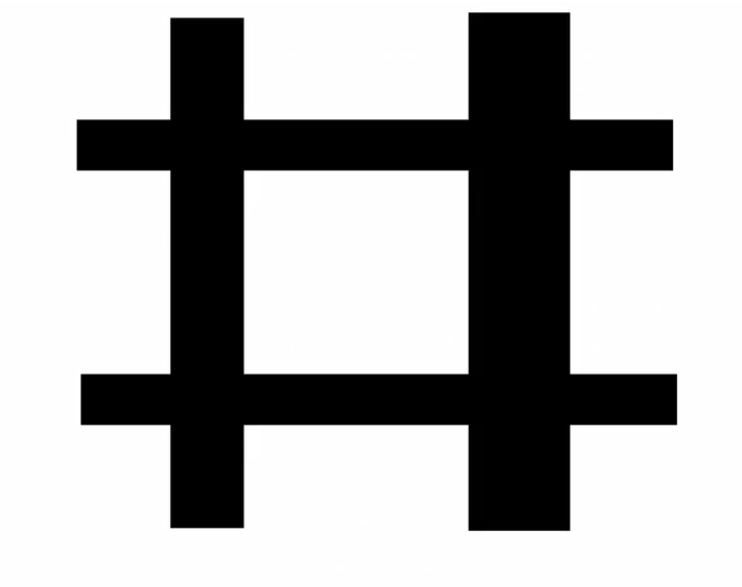
#> input picture pictures/scharr.bmp, 742 x 587 px, found by its file name
$ python test_24.py   (older library calls are emulated)
#> lines starting #> are read from the running program, lines starting #| are printed output that depends on the picture
'''
scharr算子
使用3*3 sobel算子可能不太精准，scharr算子效果会更好。
与sobel算子计算速度相同，不同的只是系数不同
是sobel算子的改进
dst = cv2.Scharr(src,ddepth,dx,dy)
满足条件: dx>=0 && dy>=0 && dx+dy==1
    一般 dst = cv2.Scharr(src,cv2.CV_64F,dx,dy)
         dst = cv2.convertScaleAbs(dst)
等价于
dst = cv2.Sobel(src,ddpeth,dx,dy,-1)    #改进sobel算子

卷积核
-3  0  3        -3  -10  -3
-10 0 10         0   0   0
-3  0  3         3  10   3
'''
import cv2 as cv
import numpy as np
o = cv.imread('scharr.bmp')
#> o is the input picture: shape (587, 742, 3); mean B, G, R 176.5, 176.5, 176.5

scharrx = cv.Scharr(o,cv.CV_64F,1,0)
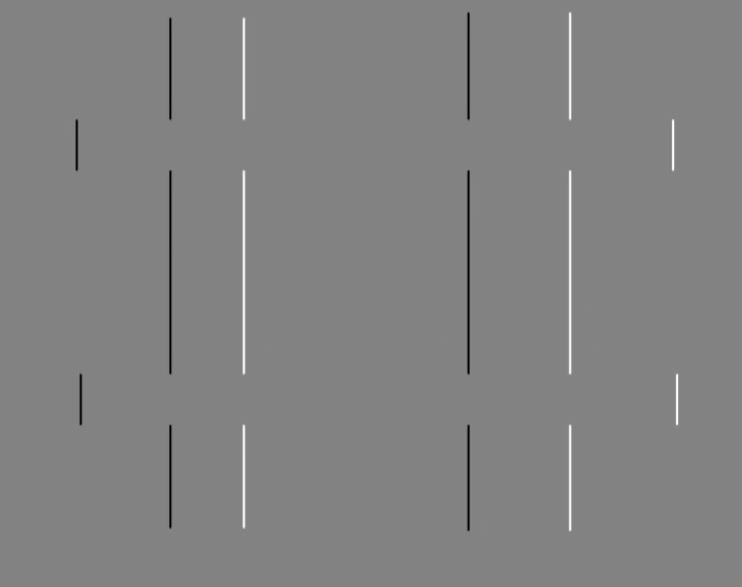
#> scharrx: shape (587, 742, 3) float64; mean B, G, R 0, 0, 0; drawn with min black and max white
scharrx = cv.convertScaleAbs(scharrx)
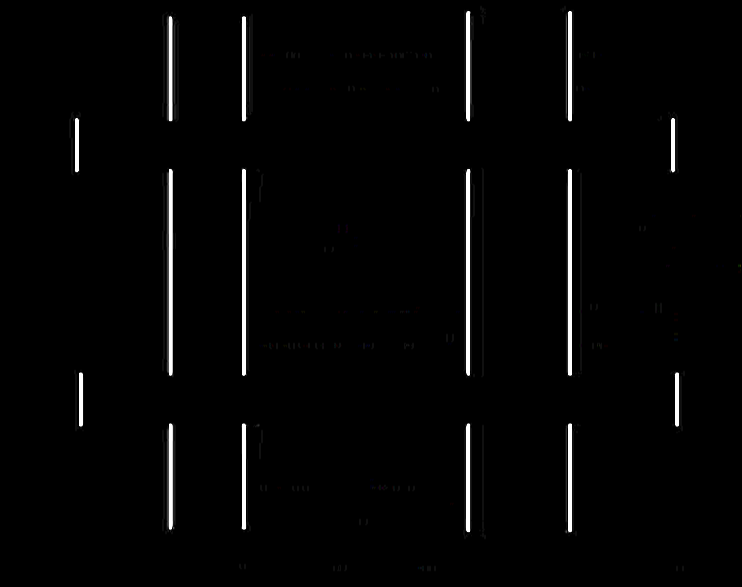
#> scharrx: shape (587, 742, 3); mean B, G, R 4.9, 4.9, 4.9
scharry = cv.Scharr(o,cv.CV_64F,0,1)
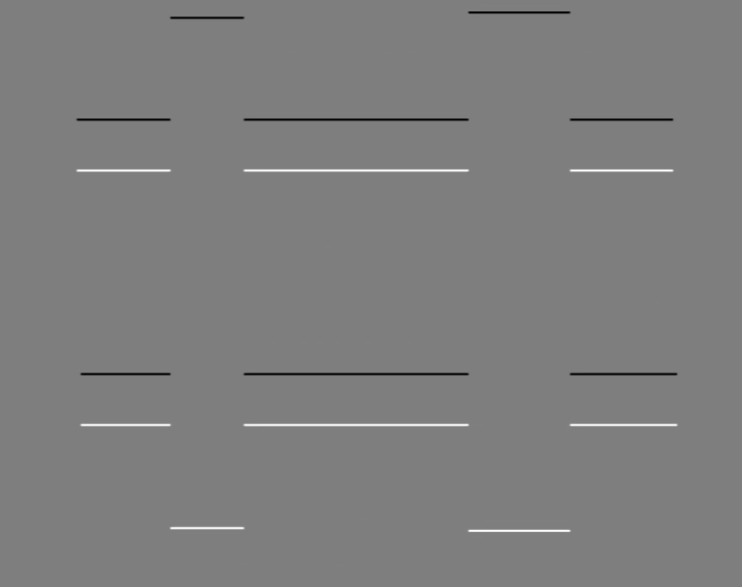
#> scharry: shape (587, 742, 3) float64; mean B, G, R -0.1, -0.1, -0.1; drawn with min black and max white
scharry = cv.convertScaleAbs(scharry)
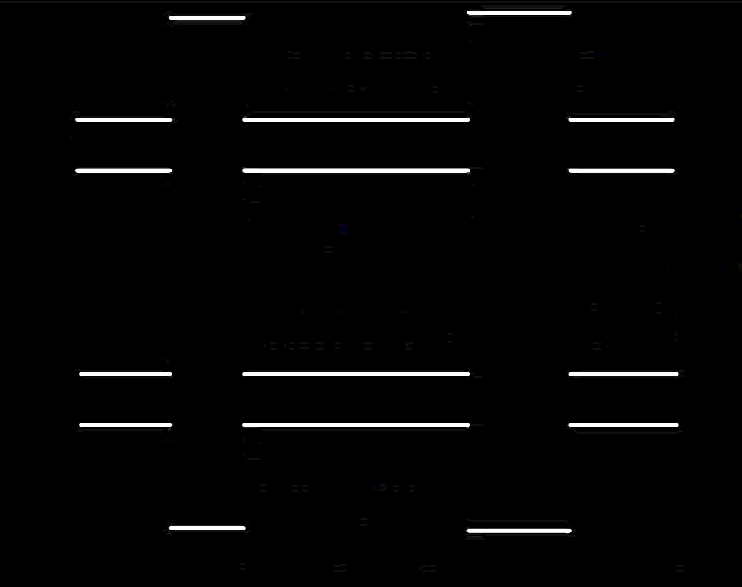
#> scharry: shape (587, 742, 3); mean B, G, R 5.3, 5.3, 5.3
scharrxy = cv.addWeighted(scharrx,0.5,scharry,0.5,0)
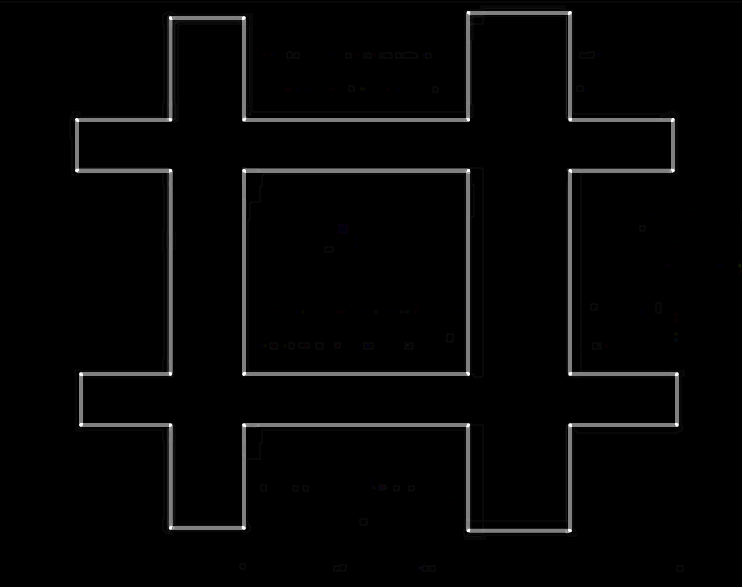
#> scharrxy: shape (587, 742, 3); mean B, G, R 5.1, 5.1, 5.1

cv.imshow('original',o)
cv.imshow('scharr',scharrxy)
cv.waitKey()
cv.destroyAllWindows()
